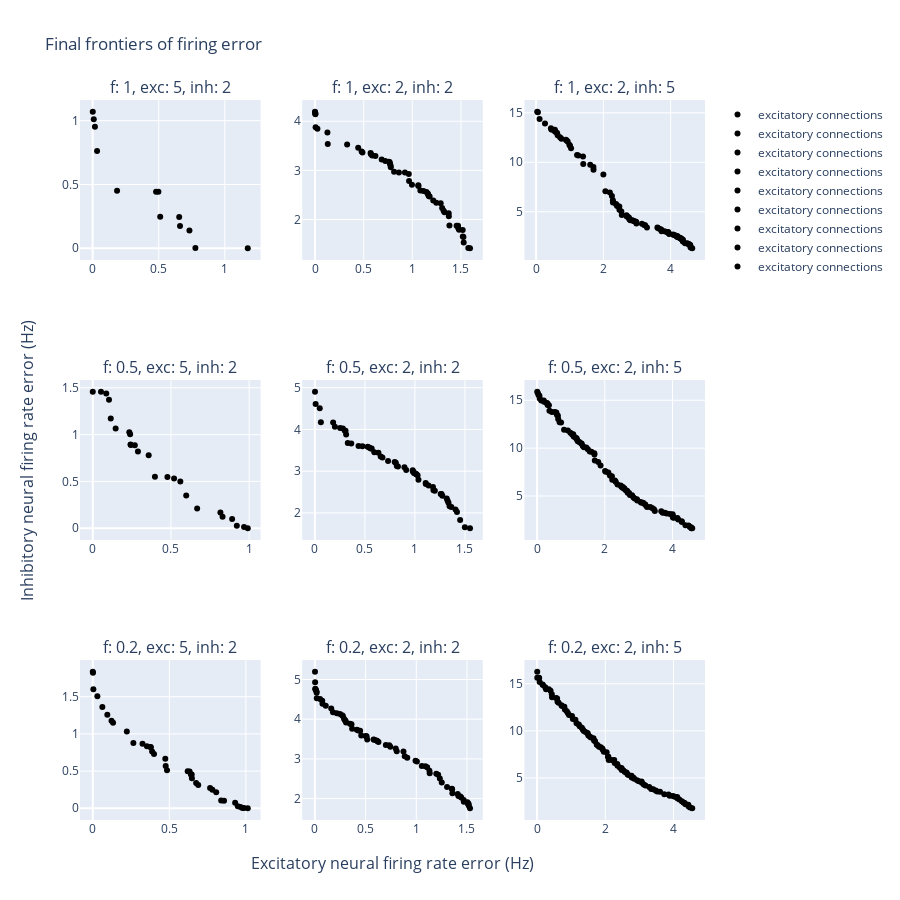

Source (notebook cell):
### Markdown cell above
## Combined firing optimisation
Attempted to reduce errors by minimising the sum of the errors
$ r_3 = r_1 + r_2 $

### Code cell
plot_3x3_grid('/Users/fitzgerald/thesis/src/results/combined')
